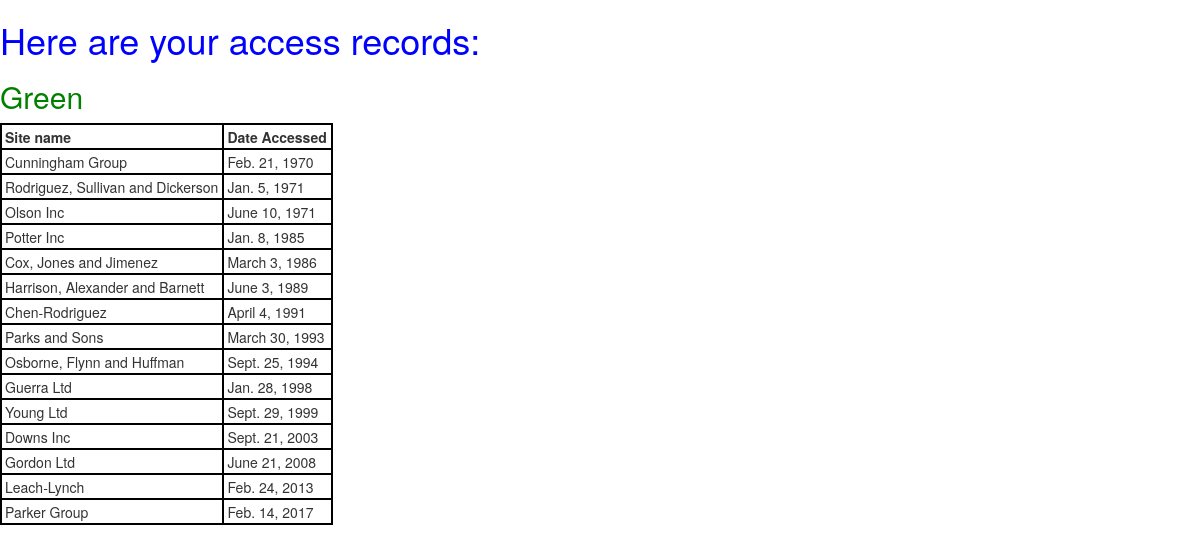
The page / on the database its author committed.
### index/models.py (models this page shows, shortened)
class AccessRecord(models.Model):
    name = models.ForeignKey(Webpage)
    date = models.DateField()

class Webpage(models.Model):
    topic = models.ForeignKey(Topic)
    name = models.CharField(max_length=255,unique=True)
    url = models.URLField(unique=True)
    def __str__(self):
        return self.name

### index/views.py (the view)
# urls.py: url(r'^$',views.hello,name="hello"),
def hello(request):
    webpage = AccessRecord.objects.order_by('date')
    date_dict = {'access_records':webpage}
    my_dict = {'insert_me':'Now I am comming from index/hello hahaha'}
    return render(request, 'index/hello.html',context=date_dict)

### templates/index/hello.html (shortened to what this page needs)
<!DOCTYPE html>
{% load bootstrap3 %}
{% load staticfiles %}
{% bootstrap_css %}
<html><head>
<link rel="stylesheet" href="{% static "css/style.css" %}">
</head></html>
<body>
  <h1>Here are your access records:</h1>
  <h2>Green</h2>
    {% if access_records %}
      <table>
        <tr>
          <th>Site name</th>
          <th>Date Accessed</th>
        </tr>
        {% for acc in access_records %}
          <tr>
            <td>{{ acc.name }}</td>
            <td>{{ acc.date }}</td>
          </tr>
        {% endfor %}
      </table>
    {% else %}
      <p>no access record</p>
    {% endif %}
</body>

### static/css/style.css (style rules this page uses)
h1 { color:blue; }
h2 { color:green; }
table,tr,th,td { border: 2px solid black; padding: 2px 4px 1px 3px; }

### rows shown on the page
AccessRecord: name "Cunningham Group", date "Feb. 21, 1970"
AccessRecord: name "Rodriguez, Sullivan and Dickerson", date "Jan. 5, 1971"
AccessRecord: name "Olson Inc", date "June 10, 1971"
AccessRecord: name "Potter Inc", date "Jan. 8, 1985"
AccessRecord: name "Cox, Jones and Jimenez", date "March 3, 1986"
AccessRecord: name "Harrison, Alexander and Barnett", date "June 3, 1989"
AccessRecord: name "Chen-Rodriguez", date "April 4, 1991"
AccessRecord: name "Parks and Sons", date "March 30, 1993"
AccessRecord: name "Osborne, Flynn and Huffman", date "Sept. 25, 1994"
AccessRecord: name "Guerra Ltd", date "Jan. 28, 1998"
AccessRecord: name "Young Ltd", date "Sept. 29, 1999"
AccessRecord: name "Downs Inc", date "Sept. 21, 2003"
AccessRecord: name "Gordon Ltd", date "June 21, 2008"
AccessRecord: name "Leach-Lynch", date "Feb. 24, 2013"
AccessRecord: name "Parker Group", date "Feb. 14, 2017"
